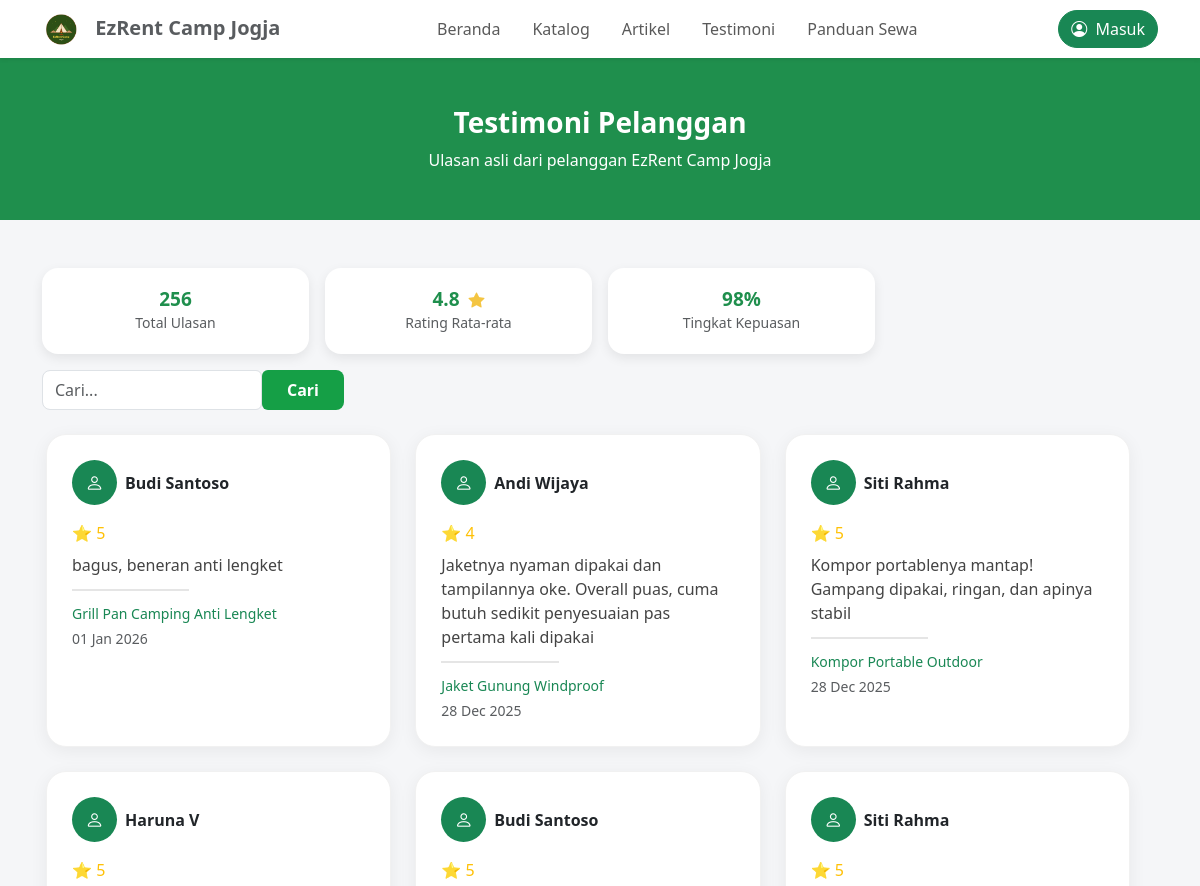
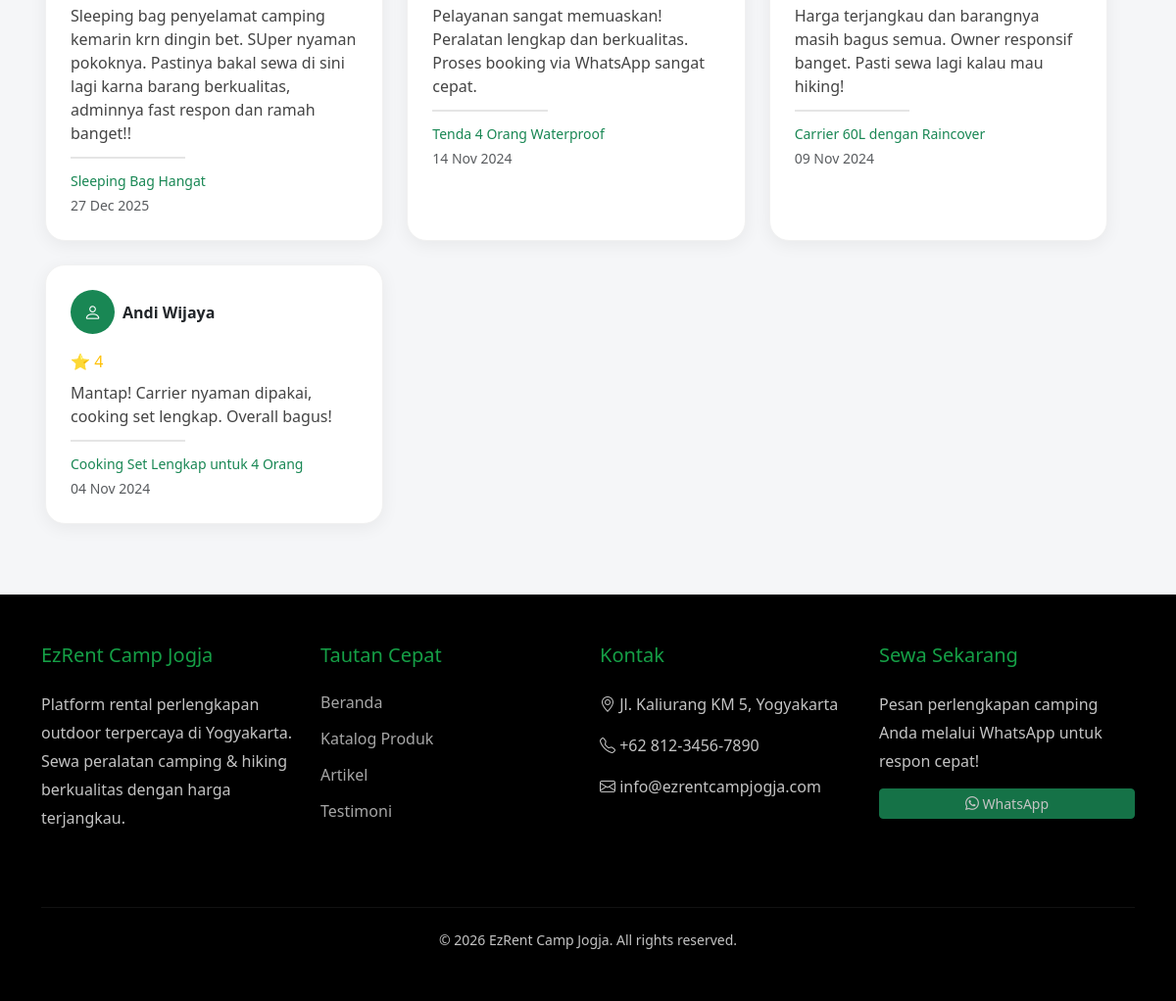
The page /index.php/testimoni on the database its author committed (2 pictures, top to bottom).
### tables this page shows
CREATE TABLE `review` (
  `id_review` int(11) NOT NULL,
  `id_transaksi` int(11) DEFAULT NULL,
  `id_user` int(11) DEFAULT NULL,
  `id_produk` int(11) DEFAULT NULL,
  `rating` int(11) DEFAULT NULL,
  `isi_review` text DEFAULT NULL,
  `kelebihan` text DEFAULT NULL,
  `kekurangan` text DEFAULT NULL,
  `status` varchar(20) DEFAULT NULL,
  `created_at` timestamp NOT NULL DEFAULT current_timestamp(),
  `updated_at` timestamp NOT NULL DEFAULT current_timestamp() ON UPDATE current_timestamp()
);

CREATE TABLE `users` (
  `id_user` int(11) NOT NULL,
  `nama_lengkap` varchar(100) DEFAULT NULL,
  `email` varchar(100) DEFAULT NULL,
  `password` varchar(255) DEFAULT NULL,
  `no_telepon` varchar(20) DEFAULT NULL,
  `alamat` text DEFAULT NULL,
  `role` varchar(20) DEFAULT NULL,
  `status` varchar(20) DEFAULT NULL,
  `created_at` timestamp NOT NULL DEFAULT current_timestamp(),
  `updated_at` timestamp NOT NULL DEFAULT current_timestamp() ON UPDATE current_timestamp()
);

CREATE TABLE `produk` (
  `id_produk` int(11) NOT NULL,
  `id_kategori` int(11) DEFAULT NULL,
  `kode_produk` varchar(20) DEFAULT NULL,
  `nama_produk` varchar(100) DEFAULT NULL,
  `deskripsi` text DEFAULT NULL,
  `spesifikasi` text DEFAULT NULL,
  `harga` decimal(10,2) DEFAULT NULL,
  `stok` int(11) DEFAULT NULL,
  `stok_tersedia` int(11) DEFAULT NULL,
  `kondisi` varchar(20) DEFAULT NULL,
  `status` varchar(20) DEFAULT NULL,
  `rating` decimal(2,1) DEFAULT NULL,
  `jumlah_review` int(11) DEFAULT NULL,
  `jumlah_disewa` int(11) DEFAULT NULL,
  `is_recommended` tinyint(1) DEFAULT NULL,
  `created_at` timestamp NOT NULL DEFAULT current_timestamp(),
  `updated_at` timestamp NOT NULL DEFAULT current_timestamp() ON UPDATE current_timestamp()
);

### application/controllers/Testimoni.php (called while the page is built, shortened)
<?php
class Testimoni extends CI_Controller {
    public function index()
    {
        $this->load->model('Testimoni_model');
        $keyword = $this->input->get('cari');
        if ($keyword) {
            $data['review'] = $this->Testimoni_model->search($keyword);
        } else {
            $data['review'] = $this->Testimoni_model->getAll();
        }
        $this->load->view('frontend/header', $data);
        $this->load->view('review/index', $data);
        $this->load->view('frontend/footer', $data);
    }
}

### index.php (called while the page is built, shortened)
<?php
require_once BASEPATH.'core/CodeIgniter.php';

### application/models/Testimoni_model.php (called while the page is built, shortened)
<?php
class Testimoni_model extends CI_Model {
    public function getAll()
    {
        return $this->db
            ->select('review.*, users.nama_lengkap, produk.nama_produk')
            ->from('review')
            ->join('users', 'users.id_user = review.id_user')
            ->join('produk', 'produk.id_produk = review.id_produk')
            ->where('review.status', 'approved')
            ->order_by('review.created_at', 'DESC')
            ->get()->result();
    }
}

### application/views/review/index.php (the view, shortened to what this page needs)
<!DOCTYPE html>
<html lang="id">
<head>
    <link href="https://cdn.jsdelivr.net/npm/bootstrap@5.3.2/dist/css/bootstrap.min.css" rel="stylesheet">
    <link href="https://cdn.jsdelivr.net/npm/bootstrap-icons@1.11.1/font/bootstrap-icons.css" rel="stylesheet">
</head>
<body>
<div class="header-green w-100 py-5 mb-4 text-center" style="border-radius:0; margin:0;">
    <h3 class="fw-bold mb-2">Testimoni Pelanggan</h3>
    <p class="mb-0">Ulasan asli dari pelanggan EzRent Camp Jogja</p>
</div>
<div class="container my-5">
    <div class="row g-3 mb-4">
        <div class="col-md-3 col-12">
            <div class="stats-box text-center">
                <h5 class="fw-bold mb-0">256</h5>
                <small class="text-muted">Total Ulasan</small>
            </div>
        </div>
        <div class="col-md-3 col-12">
            <div class="stats-box text-center">
                <h5 class="fw-bold mb-0">
                    4.8
                    <i class="bi bi-star-fill" style="color: #f4c542; margin-left: 4px; font-size: 16px;"></i>
                </h5>
                <small class="text-muted">Rating Rata-rata</small>
            </div>
        </div>
        <div class="col-md-3 col-12">
            <div class="stats-box text-center">
                <h5 class="fw-bold mb-0">98%</h5>
                <small class="text-muted">Tingkat Kepuasan</small>
            </div>
        </div>
      <div class="col-auto d-flex align-items-center justify-content-center">
        <form action="<?= site_url('testimoni/index') ?>" method="GET">
            <div class="d-flex align-items-center">
                <input type="text"
                    name="cari"
                    class="form-control rounded-start-3"
                    placeholder="Cari..."
                    style="width:220px; height:40px;"
                    value="<?= html_escape($this->input->get('cari')) ?>">
                <button type="submit"
                        class="btn text-white px-4 rounded-end-3"
                        style="background:#159F46; height:40px; font-weight:600;">
                    Cari
                </button>
            </div>
        </form>
    </div>
    <div class="row mt-4">
        <?php foreach ($review as $r): ?>
            <div class="col-md-4 col-12 mb-4">
                <div class="review-card">
                    <div class="d-flex align-items-center mb-3">
                        <div class="rounded-circle bg-success text-white d-flex justify-content-center align-items-center me-2" style="width: 45px; height: 45px; font-size:18px;">
                            <i class="bi bi-person"></i>
                        </div>
                        <strong><?= $r->nama_lengkap ?></strong>
                    </div>
                    <div class="text-warning mb-2">⭐ <?= $r->rating ?></div>
                    <p class="mb-2" style="color:#444; line-height:1.5;">
                        <?= $r->isi_review ?>
                    </p>
                    <div class="line-small"></div>
                    <div class="text-success small mb-1">
                        <?= $r->nama_produk ?>
                    </div>
                    <div class="text-muted small">
                        <?= date('d M Y', strtotime($r->created_at)) ?>
                    </div>
                </div>
            </div>
        <?php endforeach; ?>
    </div>
</div>
</div>
</body>
</html>

### assets/css/ezrentcamp.css (style rules this page uses)
* { margin: 0; padding: 0; box-sizing: border-box; }
body { font-family: 'Segoe UI', Tahoma, Geneva, Verdana, sans-serif; }

### application/views/review/index.php (style rules this page uses)
body { background: #f5f6f8; font-family: 'Segoe UI', sans-serif; }
.header-green { background: #1f8f4d; color: white; padding: 50px 20px; border-radius: 20px; }
.stats-box { background: white; color: #1f8f4d; border-radius: 16px; padding: 20px; box-shadow: 0 4px 12px rgba(0,0,0,0.08); height: 100%; }
.stats-box h5 { font-size: 19px; font-weight: 300; }
.review-card { background: #ffffff; border-radius: 20px; padding: 25px; box-shadow: 0 4px 18px rgba(0,0,0,0.06); border: 1px solid #f1f1f1; height: 100%; transition: 0.3s; }
.line-small { width: 40%; height: 2px; background: #e5e5e5; margin: 12px 0; }

### rows shown on the page
review: id_user.nama_lengkap "Budi Santoso", rating "5", isi_review "bagus, beneran anti lengket", id_produk.nama_produk "Grill Pan Camping Anti Lengket", created_at "01 Jan 2026"
review: id_user.nama_lengkap "Andi Wijaya", rating "4", isi_review "Jaketnya nyaman dipakai dan tampilannya oke. Overall puas, cuma butuh sedikit penyesuaian pas pertama kali dipakai", id_produk.nama_produk "Jaket Gunung Windproof", created_at "28 Dec 2025"
review: id_user.nama_lengkap "Siti Rahma", rating "5", isi_review "Kompor portablenya mantap! Gampang dipakai, ringan, dan apinya stabil", id_produk.nama_produk "Kompor Portable Outdoor", created_at "28 Dec 2025"
review: id_user.nama_lengkap "Haruna V", rating "5", isi_review "Sleeping bag penyelamat camping kemarin krn dingin bet. SUper nyaman pokoknya. Pastinya bakal sewa di sini lagi karna barang berkualitas, adminnya fast respon dan ramah banget!!", id_produk.nama_produk "Sleeping Bag Hangat", created_at "27 Dec 2025"
review: id_user.nama_lengkap "Budi Santoso", rating "5", isi_review "Pelayanan sangat memuaskan! Peralatan lengkap dan berkualitas. Proses booking via WhatsApp sangat cepat.", id_produk.nama_produk "Tenda 4 Orang Waterproof", created_at "14 Nov 2024"
review: id_user.nama_lengkap "Siti Rahma", rating "5", isi_review "Harga terjangkau dan barangnya masih bagus semua. Owner responsif banget. Pasti sewa lagi kalau mau hiking!", id_produk.nama_produk "Carrier 60L dengan Raincover", created_at "09 Nov 2024"
review: id_user.nama_lengkap "Andi Wijaya", rating "4", isi_review "Mantap! Carrier nyaman dipakai, cooking set lengkap. Overall bagus!", id_produk.nama_produk "Cooking Set Lengkap untuk 4 Orang", created_at "04 Nov 2024"
